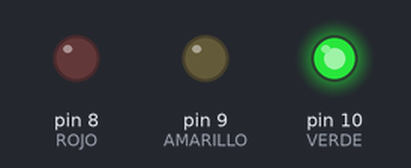
This sketch was run on a simulated Arduino Uno, built with avr-gcc and run on an emulated ATmega328P. On the bench: output pins drawn as LEDs (lit = HIGH).

Above: at 1.5 s.
At 3.5 s:
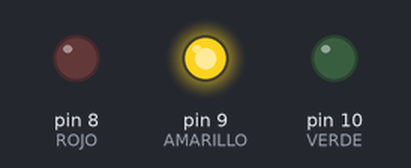
At 5.5 s:
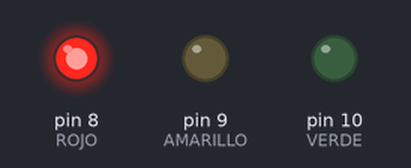
Timing chart, 0 to 9.1 s (numbered marks = the images above):
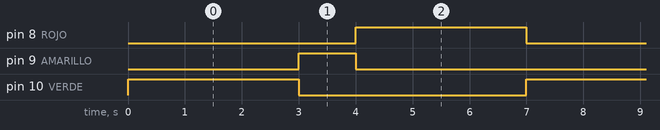

The sketch:

semaforo_modular.ino
```cpp
const int ROJO = 8;
const int AMARILLO = 9;
const int VERDE = 10;

void configurarPines() {
  pinMode(ROJO, OUTPUT);
  pinMode(AMARILLO, OUTPUT);
  pinMode(VERDE, OUTPUT);
}

void mostrarEstado(bool rojo, bool amarillo, bool verde) {
  digitalWrite(ROJO, rojo);
  digitalWrite(AMARILLO, amarillo);
  digitalWrite(VERDE, verde);
}

void setup() {
  configurarPines();
}

void loop() {
  mostrarEstado(false, false, true);
  delay(3000);

  mostrarEstado(false, true, false);
  delay(1000);

  mostrarEstado(true, false, false);
  delay(3000);
}
```

Measured:
- by itself, pin 8 (ROJO), pin 10 (VERDE): alternates HIGH for 3.0 s and LOW for 4.0 s
- by itself, pin 9 (AMARILLO): alternates HIGH for 1.0 s and LOW for 6.0 s
- by itself, everything shown: repeats every 7.0 s, in 3 steps
